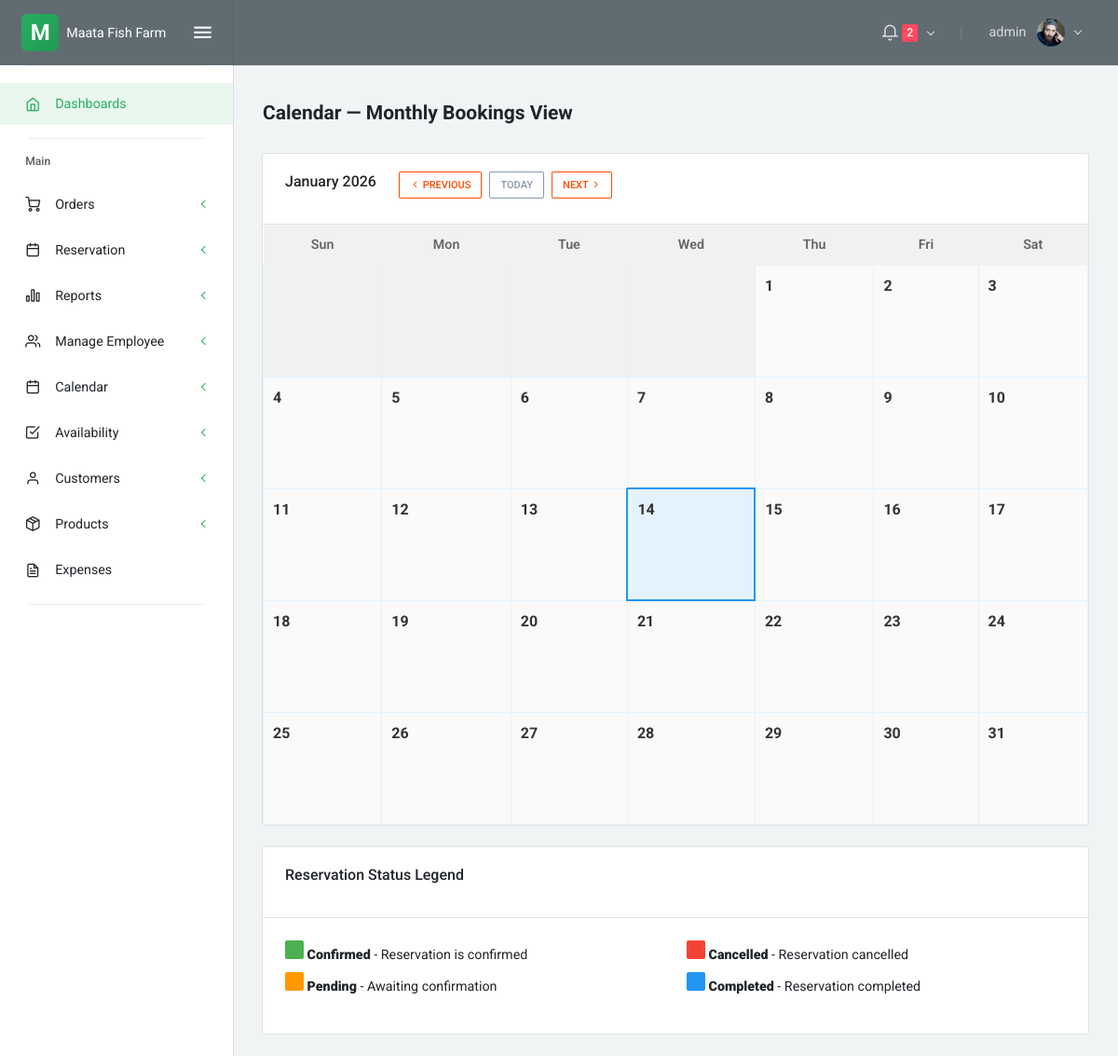
/calendar_month.php (signed in), run on an earlier commit of the app's database.
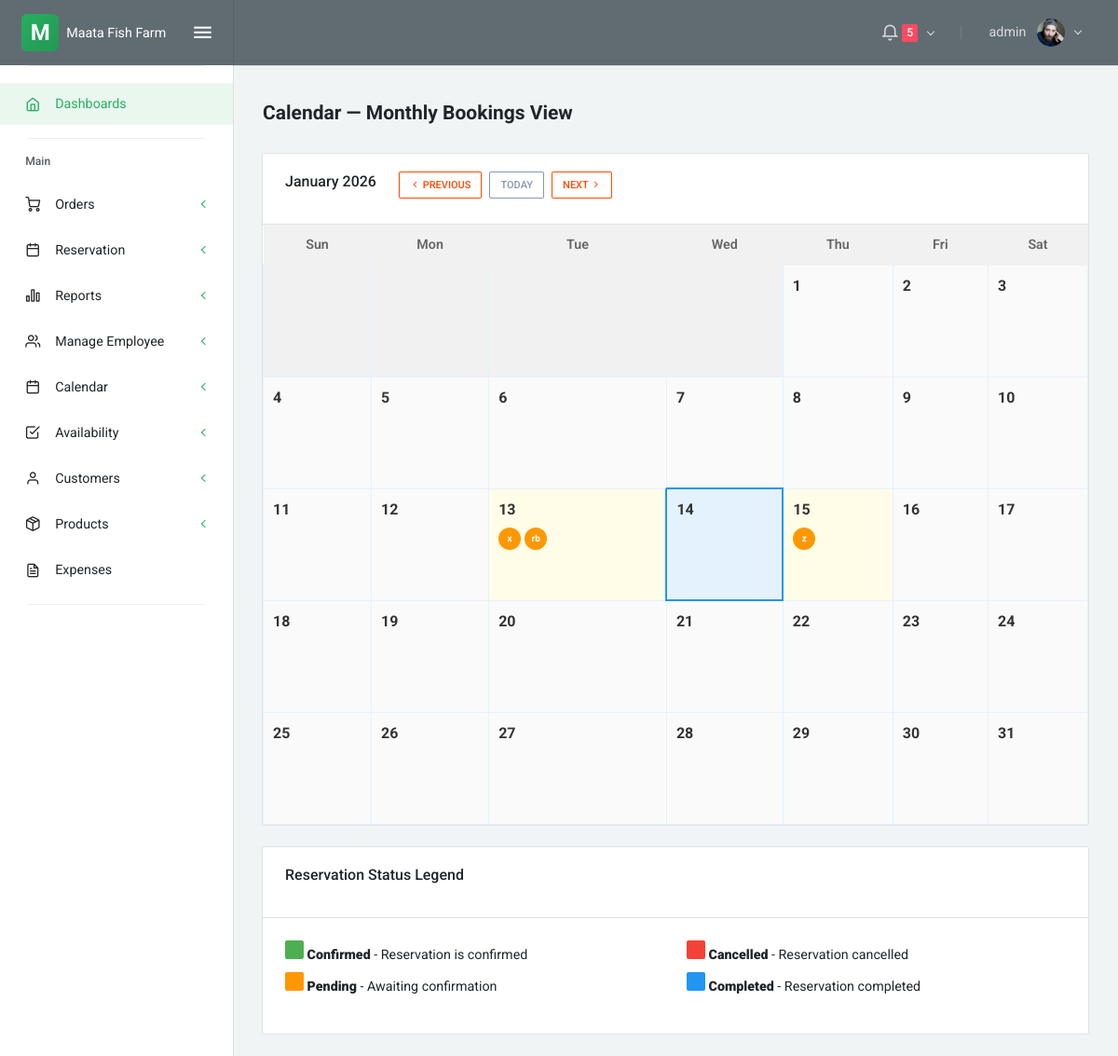
And on a later commit of the database.
### tables this page shows
CREATE TABLE `reservations` (
  `id` int(11) NOT NULL,
  `reservation_number` varchar(20) NOT NULL,
  `customer_id` int(11) NOT NULL,
  `reservation_type` enum('dine-in','farm visit','private-events','cottage') DEFAULT NULL,
  `num_guests` int(11) NOT NULL,
  `reservation_date` date NOT NULL,
  `reservation_time` time NOT NULL,
  `special_requests` text DEFAULT NULL,
  `status` enum('pending','completed','cancelled','confirmed') DEFAULT NULL,
  `contact_phone` varchar(20) DEFAULT NULL,
  `contact_email` varchar(100) DEFAULT NULL,
  `created_at` timestamp NOT NULL DEFAULT current_timestamp(),
  `updated_at` timestamp NOT NULL DEFAULT current_timestamp() ON UPDATE current_timestamp()
);

CREATE TABLE `customers` (
  `id` int(11) NOT NULL,
  `first_name` varchar(50) NOT NULL,
  `last_name` varchar(50) NOT NULL,
  `email` varchar(100) DEFAULT NULL,
  `phone` varchar(20) DEFAULT NULL,
  `address` text DEFAULT NULL,
  `barangay` varchar(100) DEFAULT NULL,
  `municipality` varchar(100) DEFAULT NULL,
  `created_at` timestamp NOT NULL DEFAULT current_timestamp(),
  `updated_at` timestamp NOT NULL DEFAULT current_timestamp() ON UPDATE current_timestamp(),
  `password` varchar(45) DEFAULT NULL,
  `customer_type` enum('online_customer','diner') DEFAULT 'online_customer'
);

### calendar_month.php (the view, shortened to what the changed rows need)
<?php include 'partials/head.php'; ?>
<?php include 'partials/navbar.php'; ?>
<div class="layout-content">
    <div class="container-fluid flex-grow-1 container-p-y">
        <?php
        require __DIR__ . '/config/db.php';
        $current_month = isset($_GET['month']) ? (int)$_GET['month'] : date('m');
        $current_year = isset($_GET['year']) ? (int)$_GET['year'] : date('Y');
        $reservations = [];
        $query = 'SELECT r.id, r.reservation_number, r.reservation_date, r.reservation_time, r.reservation_type, r.num_guests, r.status, c.first_name, c.last_name, c.email FROM reservations r JOIN customers c ON r.customer_id = c.id WHERE YEAR(r.reservation_date) = ? AND MONTH(r.reservation_date) = ? ORDER BY r.reservation_date, r.reservation_time';
        $stmt = $conn->prepare($query);
        if ($stmt) {
            $stmt->bind_param('ii', $current_year, $current_month);
            $stmt->execute();
            $res = $stmt->get_result();
            while ($row = $res->fetch_assoc()) {
                $date = $row['reservation_date'];
                if (!isset($reservations[$date])) {
                    $reservations[$date] = [];
                }
                $reservations[$date][] = $row;
            }
        }
        $first_day = mktime(0, 0, 0, $current_month, 1, $current_year);
        $last_day = date('t', $first_day);
        $start_weekday = date('w', $first_day);
        ?>
        <div class="card mt-3">
            <div class="card-body p-0">
                <div class="table-responsive">
                    <table class="calendar-table table mb-0">
                        <thead>
                            <tr class="bg-light">
                                <th class="text-center">Sun</th>
                                <th class="text-center">Mon</th>
                                <th class="text-center">Tue</th>
                                <th class="text-center">Wed</th>
                                <th class="text-center">Thu</th>
                                <th class="text-center">Fri</th>
                                <th class="text-center">Sat</th>
                            </tr>
                        </thead>
                        <tbody>
                            <tr>
                                <?php
                                for ($i = 0; $i < $start_weekday; $i++) {
                                    echo '<td class="bg-light"></td>';
                                }
                                $current_cell = $start_weekday;
                                for ($day = 1; $day <= $last_day; $day++) {
                                    $date_str = sprintf("%04d-%02d-%02d", $current_year, $current_month, $day);
                                    $has_reservations = isset($reservations[$date_str]);
                                    $is_today = ($date_str === date('Y-m-d'));
                                    echo '<td class="calendar-day ' . ($is_today ? 'today' : '') . ' ' . ($has_reservations ? 'has-bookings' : '') . '" data-date="' . $date_str . '">';
                                    echo '<div class="day-header">' . $day . '</div>';
                                    if ($has_reservations) {
                                        echo '<div class="reservations">';
                                        $count = 0;
                                        foreach ($reservations[$date_str] as $res) {
                                            if ($count < 3) {
                                                $status_color = '';
                                                switch ($res['status']) {
                                                    case 'pending':
                                                        $status_color = '#ff9800';
                                                        break;
                                                }
                                                echo '<div class="reservation-badge" style="background-color: ' . $status_color . ';" title="' . htmlspecialchars($res['first_name'] . ' ' . $res['last_name']) . '" onclick="viewReservation(event, ' . $res['id'] . ')">';
                                                echo htmlspecialchars(substr($res['first_name'], 0, 1) . substr($res['last_name'], 0, 1));
                                                echo '</div>';
                                                $count++;
                                            }
                                        }
                                        echo '</div>';
                                    }
                                    echo '</td>';
                                    $current_cell++;
                                    if ($current_cell % 7 == 0 && $day < $last_day) {
                                        echo '</tr><tr>';
                                    }
                                }
                                ?>
                            </tr>
                        </tbody>
                    </table>
                </div>
            </div>
        </div>
    </div>
</div>
<?php include 'partials/footer.php'; ?>

### partials/navbar.php (shortened to what the changed rows need)
<?php
require_once __DIR__ . '/../config/db.php';
$pending_count = 0;
$status = 'pending';
$pc_stmt = $conn->prepare('SELECT COUNT(*) as cnt FROM reservations WHERE status = ?');
if ($pc_stmt) {
    $pc_stmt->bind_param('s', $status);
    $pc_stmt->execute();
    $pc_res = $pc_stmt->get_result();
    $pending_count = (int)($pc_res->fetch_assoc()['cnt'] ?? 0);
}
?>
<div class="layout-container">
    <nav class="layout-navbar navbar navbar-expand-lg align-items-lg-center bg-dark container-p-x" id="layout-navbar">
        <div class="navbar-collapse collapse" id="layout-navbar-collapse">
            <div class="navbar-nav align-items-lg-center ml-auto">
                <div class="demo-navbar-notifications nav-item dropdown mr-lg-3">
                    <a class="nav-link dropdown-toggle" href="javascript:void(0);" data-toggle="dropdown" aria-haspopup="true" aria-expanded="false" style="cursor: pointer; pointer-events: auto;">
                        <i class="feather icon-bell navbar-icon align-middle"></i>
                        <?php if ($pending_count > 0): ?>
                        <span class="badge badge-danger"><?php echo $pending_count; ?></span>
                        <?php endif; ?>
                    </a>
                </div>
            </div>
        </div>
    </nav>

What changed in the data, as far as the page shows it:
added reservations: customer.last_name "x"
added reservations: customer.last_name "rb"
added reservations: customer.last_name "z"
Also different on the page:
$pending_count: "2" → "5"
